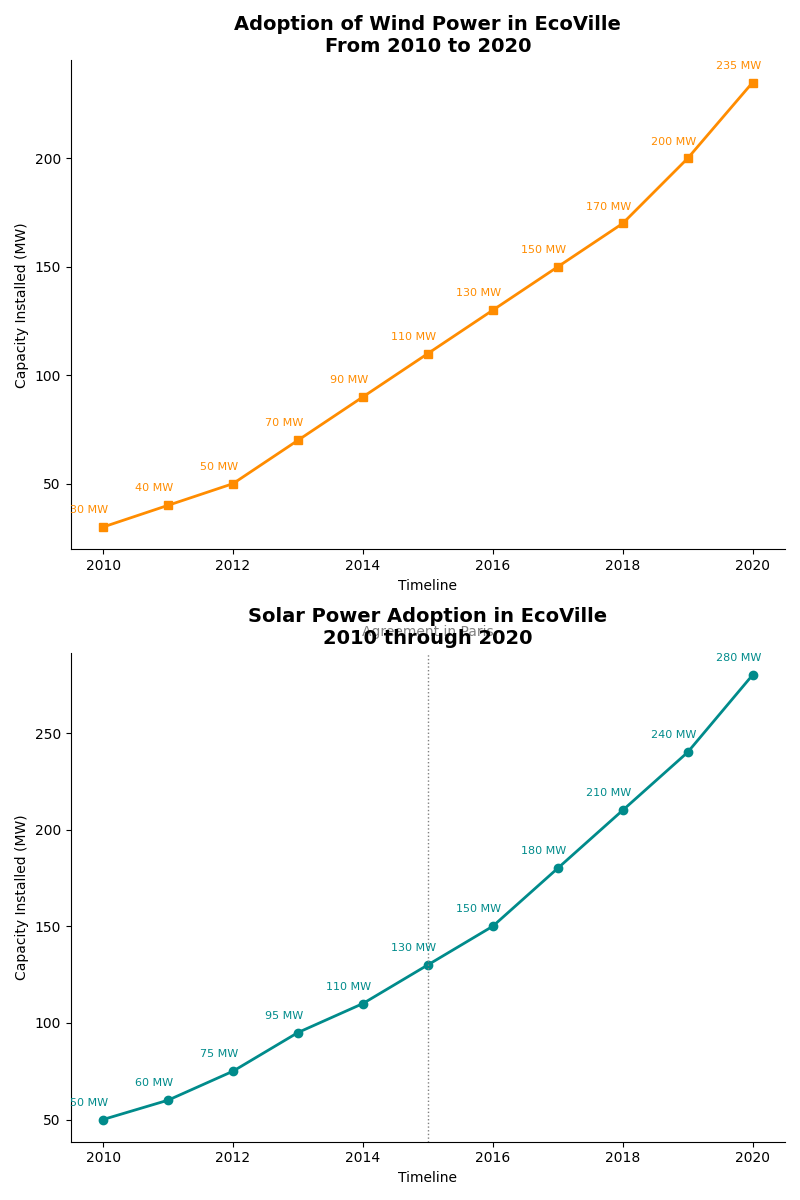

Reproduce this figure in Python.
import matplotlib.pyplot as plt
import numpy as np

# Data for Renewable Energy Adoption in EcoVille
years = np.arange(2010, 2021)
solar_capacity = np.array([50, 60, 75, 95, 110, 130, 150, 180, 210, 240, 280])
wind_capacity = np.array([30, 40, 50, 70, 90, 110, 130, 150, 170, 200, 235])

fig, (ax2, ax1) = plt.subplots(2, 1, figsize=(8, 12))

# Subplot for Wind Energy
ax2.plot(years, wind_capacity, marker='s', linestyle='-', color='darkorange', linewidth=2)
for x, y in zip(years, wind_capacity):
    ax2.annotate(f'{y} MW', (x, y), textcoords="offset points", xytext=(-10,10), ha='center', fontsize=8, color='darkorange')
ax2.set_title('Adoption of Wind Power in EcoVille\nFrom 2010 to 2020', fontsize=14, fontweight='bold')
ax2.set_xlabel('Timeline', fontsize=10)
ax2.set_ylabel('Capacity Installed (MW)', fontsize=10)

# Subplot for Solar Energy
ax1.plot(years, solar_capacity, marker='o', linestyle='-', color='darkcyan', linewidth=2)
for i, (x, y) in enumerate(zip(years, solar_capacity)):
    ax1.annotate(f'{y} MW', (x, y), textcoords="offset points", xytext=(-10,10), ha='center', fontsize=8, color='darkcyan')
ax1.set_title('Solar Power Adoption in EcoVille\n2010 through 2020', fontsize=14, fontweight='bold')
ax1.set_xlabel('Timeline', fontsize=10)
ax1.set_ylabel('Capacity Installed (MW)', fontsize=10)
ax1.axvline(x=2015, color='gray', linestyle=':', linewidth=1)
ax1.text(2015, max(solar_capacity) + 20, 'Agreement in Paris', ha='center', color='gray')

ax1.spines['top'].set_visible(False)
ax1.spines['right'].set_visible(False)
ax2.spines['top'].set_visible(False)
ax2.spines['right'].set_visible(False)

plt.tight_layout()
plt.show()
